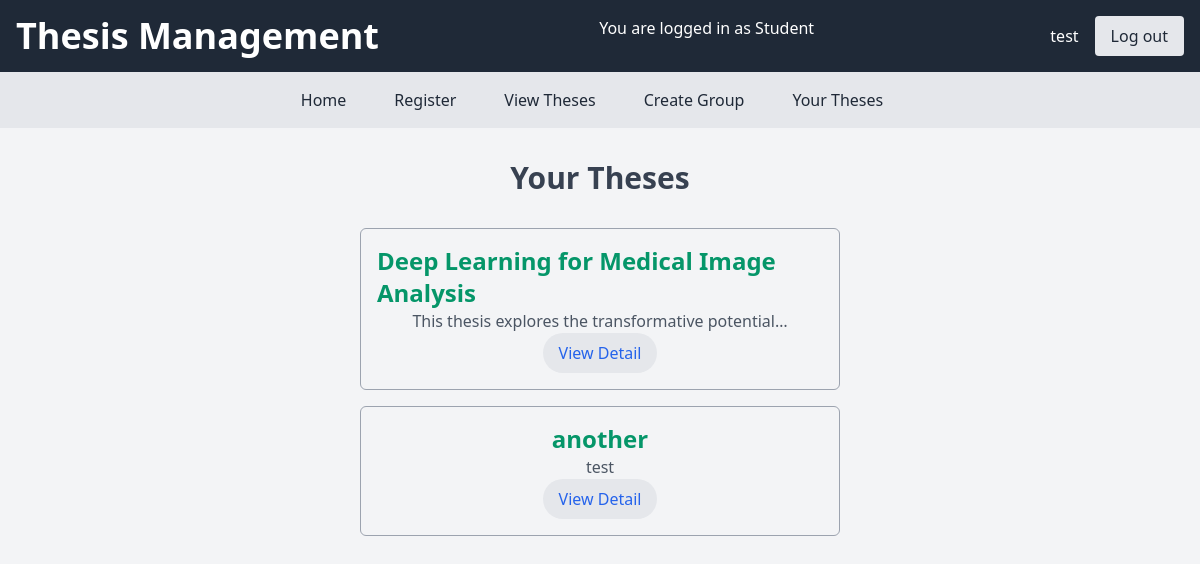
Page /your_theses/ (signed in) on the earlier database version.
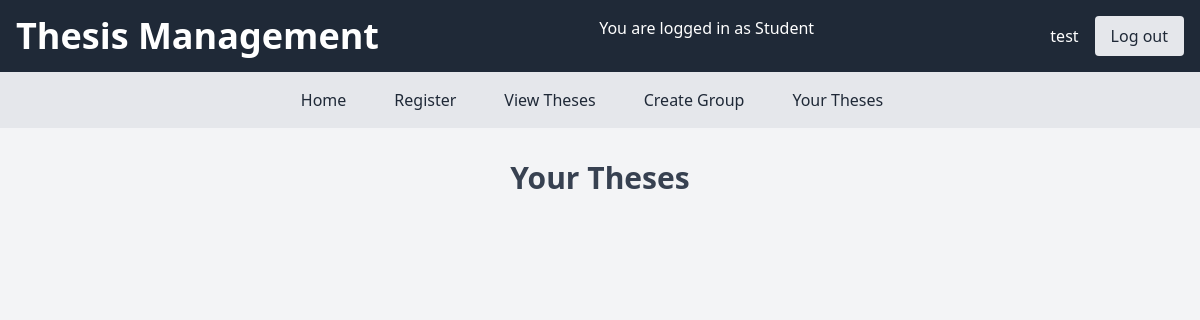
Same page on the later database version.
### app_week6/models.py (models this page shows, shortened)
class Thesis(models.Model):
    title = models.CharField(max_length=255)
    description = models.TextField()
    supervisor = models.ForeignKey(User, limit_choices_to={'user_type': 2}, on_delete=models.CASCADE)
    is_approved = models.BooleanField(default=False)
    students = models.ManyToManyField(User, related_name='theses', limit_choices_to={'user_type': 4}, blank=True, null=True)
    interested = models.ManyToManyField(User, related_name='interested_theses', limit_choices_to={'user_type': 4},blank=True, null=True)

### app_week6/views.py (the view)
# urls.py: path('your_theses/', views.your_theses, name='your_theses'),
@login_required
def your_theses(request):
    if ((request.user.user_type == 4)):
        theses = Thesis.objects.filter(students__in=[request.user])
        return render(request, 'app_week6/your_theses.html', {'theses': theses})
    else:
        messages.error(request, "Not authorized to view  theses")
        return redirect('home')

### app_week6/templates/app_week6/your_theses.html
{% extends 'app_week6/base.html' %}
{% block content %}
<div class="container mx-auto p-4 flex flex-col items-center justify-center">
    <h2 class="text-3xl font-bold text-gray-700 mb-6">Your Theses</h2>
    <ul class="flex flex-col items-center justify-center w-1/2 mb-6">
        {% for thesis in theses %}
        <li  class="flex flex-col items-center justify-center w-full p-4 my-2 border border-gray-400 rounded-md" >
            <h3 class="text-2xl text-green-600 font-bold">{{ thesis.title }}</h3>
            <p class="text-gray-600">{{ thesis.description|truncatechars:50 }}</p>
            <a href="{% url 'view_theses' thesis.id %}" class="text-blue-600 hover:text-blue-800 px-4 py-2 rounded-full bg-gray-200 w-max cursor-pointer">View Detail</a>
        </li>
        {% endfor %}
    </ul>
</div>
{% endblock content %}

Differences in the rows shown:
no longer on this page (row edited): Thesis: title "Deep Learning for Medical Image Analysis", description "This thesis explores the transformative potential…"
removed Thesis: title "another", description "test"
